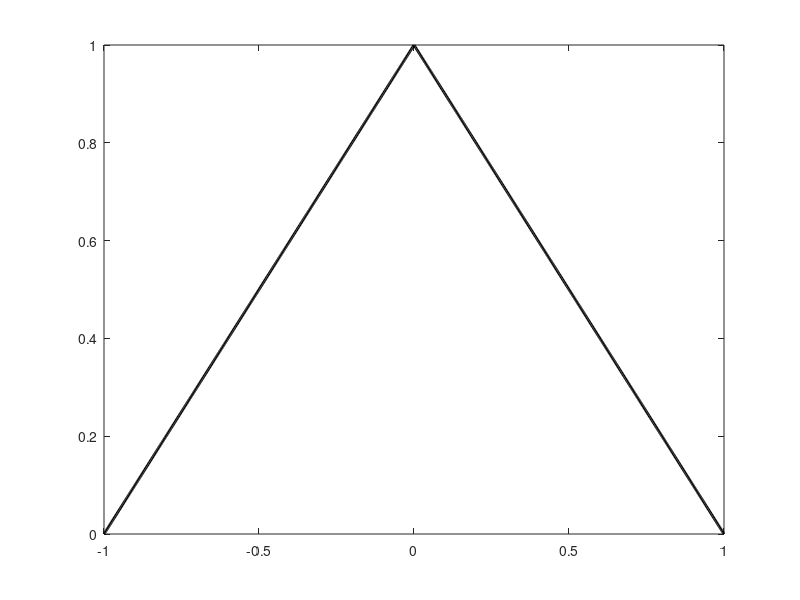

Recreate this plot in MATLAB. (Note: this script raises an error after producing the figure.)
% Triangular Signal: Effect of n
% Here we look at how the number of Fourier terms (n) affects how well we can
% approximate a triangular signal. The idea is that more harmonics should give us a closer
% fit to the original signal.

t = linspace(-1, 1, 1000);               % Define time vector from -1 to 1
xt = max(1 - abs(t), 0);                 % Define triangular waveform
T = t(end) - t(1);                       % Set the period of the signal

n_values = [2 5 10 20 50 100 200];       % Try out different values of n (number of harmonics)
errors_n = zeros(length(n_values), 1);  % Store approximation error for each n

figure;
plot(t, xt, 'k', 'LineWidth', 2); hold on;   % Plot the original signal
legendStrings = {'Original Signal'};        % Start building the legend

for i = 1:length(n_values)
    n = n_values(i);
    [xhat, ~] = ffs(xt, t, n, T);             % Approximate signal using n harmonics
    plot(t, real(xhat));                     % Plot the reconstructed signal
    legendStrings{end+1} = ['T = ', num2str(T), ', n = ', num2str(n)];
    errors_n(i) = trapz(t, (xt - real(xhat)).^2); % Calculate squared error between original and approximation
end

legend(legendStrings, 'Location', 'SouthOutside');
title('Fourier Series Approximations for Different n (Triangular Signal)');
xlabel('Time (s)'); ylabel('Amplitude'); grid on;

figure;
plot(n_values, errors_n, '-o');              % Plot how the error changes as n increases
xlabel('Number of Harmonics (n)');
ylabel('Squared Error');
title('Error vs. n with Fixed T (Triangular Signal)');

% --- Triangular Signal: Effect of T ---
% This time we keep n fixed and vary the assumed period T. We'll see how a mismatch
% between T and the signal duration affects the approximation.

n = 100;
T_values = 0.5:0.5:10;                  % Try different periods
errors_T = zeros(length(T_values), 1);

figure;
plot(t, xt, 'k', 'LineWidth', 2); hold on;
legendStrings = {'Original Signal'};

for i = 1:length(T_values)
    T = T_values(i);
    [xhat, ~] = ffs(xt, t, n, T);
    plot(t, real(xhat));
    legendStrings{end+1} = ['T = ', num2str(T)];
    errors_T(i) = trapz(t, (xt - real(xhat)).^2);
end

legend(legendStrings, 'Location', 'SouthOutside');
title('Fourier Series Approximations for Different T (n = 100)');
xlabel('Time (s)'); ylabel('Amplitude'); grid on;

figure;
plot(T_values, errors_T, '-o');
xlabel('Period T');
ylabel('Squared Error');
title('Error vs. T with Fixed n = 100');

% Gaussian Pulse Test:
% Try the approximation on a smooth, non-periodic signal (Gaussian pulse).
% We’ll see that the series can still fit reasonably well inside the window.

t = linspace(-3, 3, 1000);
xt = exp(-t.^2);
T = t(end) - t(1);
n = 50;

[xhat, ~] = ffs(xt, t, n, T);

figure;
plot(t, xt, 'k', 'LineWidth', 2); hold on;
plot(t, real(xhat), 'r--');
title('Fourier Series Approximation of Gaussian Pulse');
legend('Original Signal', sprintf('Reconstructed (n = %d)', n));
xlabel('Time (s)'); ylabel('Amplitude'); grid on;

% Windowed Sine Signal Test 
% Now test the Fourier approximation on a sine wave that's only active
% in a limited time interval (windowed sine).

t = linspace(-2, 2, 1000);
xt = sin(2*pi*t) .* (abs(t) < 1);     % Sine only between -1 and 1
T = t(end) - t(1);
n = 50;

[xhat, ~] = ffs(xt, t, n, T);

figure;
plot(t, xt, 'k', 'LineWidth', 2); hold on;
plot(t, real(xhat), 'b--');
title('Fourier Series Approximation of Windowed Sine');
legend('Original Signal', sprintf('Reconstructed (n = %d)', n));
xlabel('Time (s)'); ylabel('Amplitude'); grid on;
